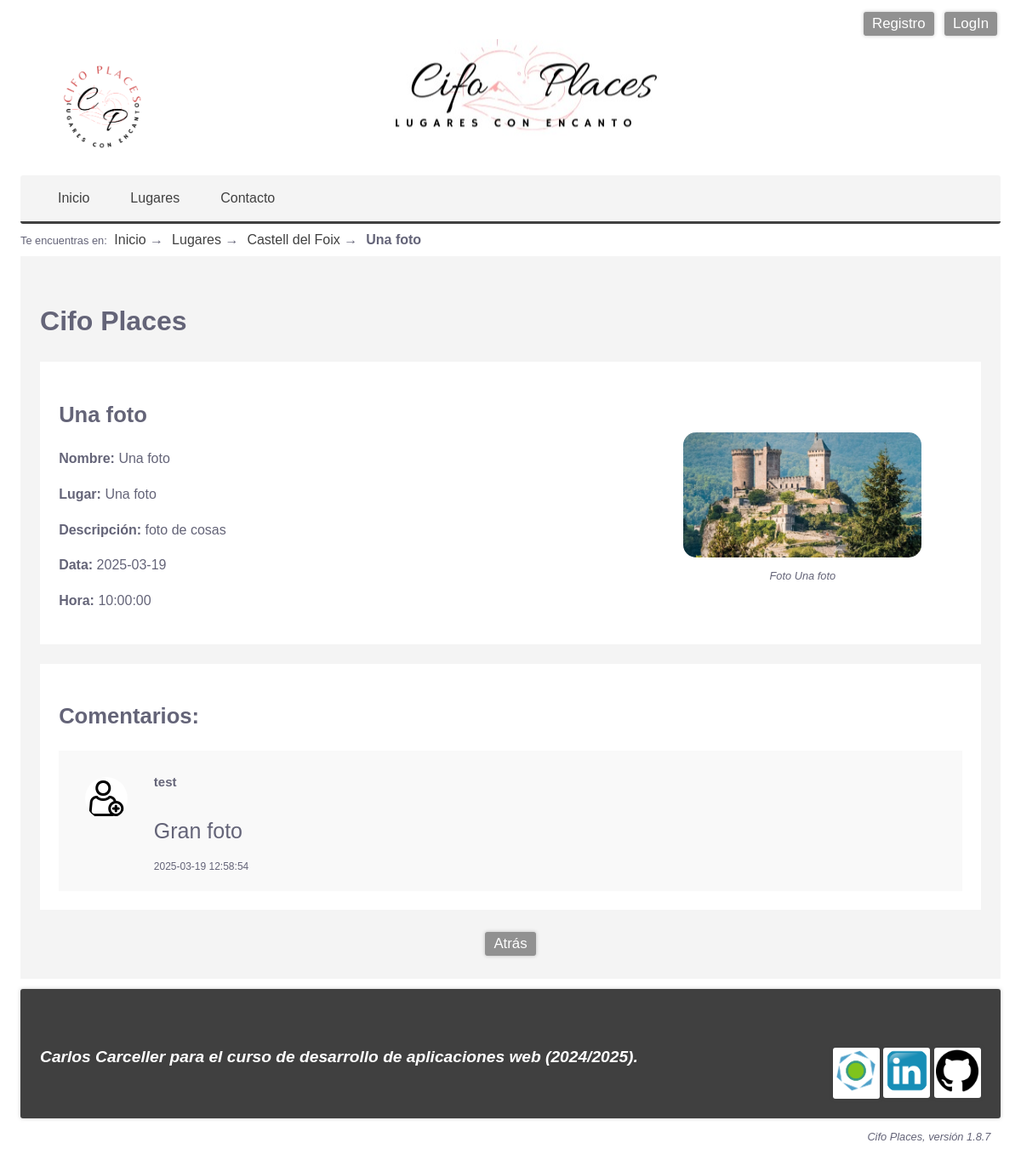
/Photo/show/1, run on the app's committed database.
### tables this page shows
CREATE TABLE photos(
	id INT PRIMARY KEY auto_increment,
    name VARCHAR(128) NOT NULL,
    file VARCHAR(256) NOT NULL,
    alt VARCHAR(256) NOT NULL,
    description TEXT,
    date DATE NULL DEFAULT NULL,
    time TIME NULL DEFAULT NULL,
    iduser INT NULL,
    idplace INT NOT NULL, 
    created_at TIMESTAMP DEFAULT CURRENT_TIMESTAMP,
    updated_at TIMESTAMP NULL DEFAULT NULL ON UPDATE CURRENT_TIMESTAMP,
    
	FOREIGN KEY(iduser) REFERENCES users(id) 
		ON UPDATE CASCADE ON DELETE SET NULL,
    FOREIGN KEY(idplace) REFERENCES places(id) 
		ON UPDATE CASCADE ON DELETE CASCADE    
);

CREATE TABLE users(
	id INT PRIMARY KEY auto_increment,
	displayname VARCHAR(32) NOT NULL,
	email VARCHAR(255) NOT NULL UNIQUE KEY,
	phone VARCHAR(32) NOT NULL UNIQUE KEY,
	password VARCHAR(255) NOT NULL,
	roles VARCHAR(1024) NOT NULL DEFAULT '["ROLE_USER"]',
	templates VARCHAR(1024) NOT NULL DEFAULT '["BASE"]',
	picture VARCHAR(256) DEFAULT NULL,
	created_at TIMESTAMP NOT NULL DEFAULT CURRENT_TIMESTAMP,
	updated_at TIMESTAMP NULL DEFAULT NULL ON UPDATE CURRENT_TIMESTAMP
);

### app/libraries/View.php (called while the page is built, shortened)
<?php
class View{
    private string $name;
    public function __construct(
        string $name      = '',
        array $parameters = []
    ){
        $this->name       = $name;
    }
    public function load(){
        $template = new (TEMPLATE);
        try{
            @require VIEWS_FOLDER."/$this->name.php";
        }catch(Throwable $e){
            $message = DEBUG ?
            "<p>ERROR en la vista <b>".VIEWS_FOLDER."/$this->name.php</b>.</p>
             <p>INFORMACIÓN ADICIONAL: ".$e->getMessage()."</p>" :
             "Error al cargar la página.";
             throw new ViewException($message);
        }
    }
}

### app/http/ViewResponse.php (called while the page is built, shortened)
<?php
class ViewResponse extends Response{
    protected View $view;
    public function __construct(
        string $name,
        array $params       = [],
        int $httpCode       = 200,
        string $status      = 'OK'
    ){
        $this->view = new View($name, $params);
    }
    public function send(){
        $this->view->load();
        die();
    }
}

### public/index.php (called while the page is built, shortened)
<?php
require '../app/autoload.php';
require '../app/helpers/helpers.php';
try{
    switch(strtoupper(APP_TYPE)){
        case 'WEB' :  $response = (new App())->boot();
                      break;
    }
    $response->send();
}catch(Throwable $t){
    $mensaje = DEBUG ?
        'ERROR en el proceso de arranque: '.$t :
        'Se produjo un error, contacte con el administrador '.ADMIN_EMAIL.' si es necesario.';
    abort(500, 'INTERNAL SERVER ERROR', $mensaje, $t)->send();
}

### app/autoload.php (called while the page is built, shortened)
<?php
    function load(string $clase){
        foreach(AUTOLOAD_DIRECTORIES as $directorio){
           $ruta="$directorio/$clase.php";
           if(is_readable($ruta)){
                break;
           }
        }
    }

### app/libraries/Login.php (called while the page is built, shortened)
<?php
class Login{
    private static ?Authenticable $activeUser = NULL;
    public static function init(){
        self::$activeUser = Session::get('user') ??  NULL;
    }
	public static function user():?Authenticable{
	    return self::$activeUser;
	}
	public static function check():bool{
	    return !empty(self::user());
	}
	public static function guest():bool{
	    return empty(self::user());
	}
	public static function isAdmin(string $adminRole = 'ROLE_ADMIN'):bool{
	    return self::$activeUser && self::$activeUser->hasRole($adminRole);
	}
	public static function oneRole(array $roles):bool{
	    return self::user() && self::user()->oneRole($roles);
    }
}

### mvc/models/Model.php (called while the page is built, shortened)
<?php
abstract class Model{
    public static function getTable():string{
        return get_called_class()::$table ?? strtolower(get_called_class()).'s';
    }
    protected static function getJsonFields():array{
        return get_called_class()::$jsonFields ?? [];
    }
    public function parseJsonFields():object{
        $properties = self::getJsonFields();
        return $this;
    }
    public static function find(int $id = 0):?object{
        $table = self::getTable();
        $query = "SELECT * FROM $table WHERE id=$id";
        $entity = (DB_CLASS)::select($query, get_called_class());
        if($entity)
            $entity->parseJsonFields();
        return $entity;
    }
    public static function findOrFail(
        int $id = 0,
        ?string $message = NULL
    ):object{
        $entity = get_called_class()::find($id);
        return $entity;
    }
    public function hasMany(
        string $related,
        string $foreignKey = null,
        string $localKey = 'id'
    ):array{
        $tabla = $related::$table ?? strtolower($related).'s';
        $foreignKey = $foreignKey ?? 'id'.strtolower(get_called_class());
        $consulta = "SELECT * FROM $tabla WHERE $foreignKey = ".$this->$localKey;
        $entities =  (DB_CLASS)::selectAll($consulta, $related);
        return $entities;
    }
    public function belongsTo(
        string $related,
        string $foreignKey = null,
        string $ownerKey = 'id'
    ):?object{
        $tabla = $related::$table ?? strtolower($related).'s';
        $foreignKey = $foreignKey ?? 'id'.strtolower($related);
        $consulta="SELECT * FROM $tabla WHERE $ownerKey = ".($this->$foreignKey ?? 'NULL');
        $entity = (DB_CLASS)::select($consulta, $related);
        if($entity)
            $entity->parseJsonFields();
        return $entity;
    }
}

### app/libraries/DBMysqli.php (called while the page is built, shortened)
<?php
class DBMysqli extends DB{
    private static $conexion = null;
    public static function get():object{
        if(!self::$conexion){
            try{
                self::$conexion = @new mysqli(DB_HOST, DB_USER, DB_PASS, DB_NAME, DB_PORT);
            }catch(Throwable $e){
                $message = "No se pudo conectar con la Base de datos. ";
                if(DEBUG)
                    $message .= "Revisa la configuración: ".DB_HOST.', '.DB_USER.', *******, '.DB_NAME.', '.DB_PORT;
                throw new DatabaseException($message);
            }
        }
        return self::$conexion;
    }
    public static function query(string $consulta){
        try{
            $resultado = self::get()->query($consulta);
            return $resultado;
        }catch(Throwable $e){
            if(DEBUG){
                $mensaje = "<p>ERROR EN LA CONSULTA:</p>";
                $mensaje .= "<p><b>$consulta</b></p>";
                $mensaje .= "<p>".self::get()->error."</p>";
                throw new SQLException($mensaje);
            }else
                throw new SQLException('ERROR al realizar la operación sobre la base de datos.');
        }
    }
    public static function select(
        string $consulta,
        string $class = 'stdClass'
    ):?object{
        $resultado = self::query($consulta);
        $objeto = $resultado->fetch_object($class);
        return $objeto;
    }
    public static function selectAll(
        string $consulta,
        string $class='stdClass'
    ):array{
        $resultados = self::query($consulta);
        $objetos = [];
        while($r = $resultados->fetch_object($class))
            $objetos[] = $r;
        return $objetos;
    }
}

### mvc/controllers/PhotoController.php (called while the page is built, shortened)
<?php
class PhotoController extends Controller{
    public function show(int $id=0){
        $photo = Photo::findOrFail($id, "No se encontró la foto indicada.");
        $comments = $photo->hasMany('V_comment');
        $place = $photo->belongsTo('Place');
        $user= $photo->belongsTo('User');
        return view('photo/show',[
            'photo'     => $photo,
            'comments'  => $comments,
            'user'      => $user,
            'place'     => $place
        ]);
    }
}

### app/core/App.php (called while the page is built, shortened)
<?php
class App extends Kernel{
    public function boot():Response{
        try{
            $url = request()->get('url') ?? NULL;
            $url = $url ? explode('/', rtrim($url, '/')) : [];
            $controller = empty($url[0]) ?
                DEFAULT_CONTROLLER :
                ucfirst(strtolower(array_shift($url))).'Controller';
            $method = empty($url[0]) ?
                DEFAULT_METHOD :
                strtolower(array_shift($url));
            $controllerInstance = new $controller();
            return $controllerInstance->$method(...$url);
        }catch(NotIdentifiedException $e){
            Session::set('_pending_operation', '/'.request()->get('url'));
            return redirect('/Login');
        }catch(Throwable $t){
            $mensaje = DEBUG ?
                (new DebugInformation($t, $controller, $method, $url))->toHtml() :
                "No se pudo realizar la operación solicitada.";
            if(LOG_ERRORS)
                Log::addMessage(ERROR_LOG_FILE, get_class($t), $t->getMessage());
            if(DB_ERRORS)
                AppError::new(get_class($t), $t->getMessage());
            return abort(500, 'INTERNAL SERVER ERROR', $mensaje, $t);
        }
    }
}

### mvc/views/photo/show.php (the view, shortened to what this page needs)
 <!DOCTYPE html>
<html lang="es">
	<head>
		<?= $template->css() ?>
	</head>
	<body>
		<?= $template->login() ?>
		<?= $template->header('Foto') ?>
		<?= $template->menu() ?>
		<?= $template->breadCrumbs([
		    'Lugares'=>'/Place/list/',
		    $place->name=>"/Place/show/".$place->id,
		    $photo->name=>NULL
		]) ?>
		<main>
    		<h1><?= APP_NAME ?></h1>
    		<section id="detalles" class="flex-container gap2">
    			<div class="flex2">
    			<h2><?=$photo->name?></h2>
    			<p><b>Nombre:</b>		<?=$photo->name?></p>
    			<p><b>Lugar:</b>		<?=$photo->alt?></p>
    			<p><b>Descripción:</b>	<?=$photo->description?></p>
    			<p><b>Data:</b>			<?=$photo->date?></p>
    			<p><b>Hora:</b>			<?=$photo->time?>
    			</div>
    			<figure class="flex1 centrado p2">
        			<img src="<?=FOTO_IMAGE_FOLDER.'/'.($photo->file ?? DEFAULT_FOTO_IMAGE)?>"
        				class="cover enlarge-image" alt="Foto del usuario <?=$photo->alt?>">
        			<figcaption>Foto <?="$photo->name"?></figcaption>
        		</figure>
    		</section>
    		<section>
                <h2>Comentarios:</h2>
                <?php if (!empty($comments)) { ?>
                    <div class="comments-container">
                        <?php foreach ($comments as $comment) { ?>
                            <div class="comment">
                                <figure class="comment-avatar">
                                    <img src="<?= USER_IMAGE_FOLDER . '/' . ($comment->userpicture ?? DEFAULT_USER_IMAGE) ?>" alt="Imagen de <?= $user->displayname ?>">
                                </figure>
                                <div class="comment-content">
                                    <p class="comment-author"><?= $comment->username ?></p>
                                    <p class="comment-text"><?= $comment->text ?></p>
                                    <p class="comment-date"><?= $comment->created_at ?></p>
                                </div>
                            </div>
                        <?php } ?>
                    </div>
                <?php } else { ?>
                    <p class="no-comments">No hay comentarios aún. ¡Sé el primero en comentar!</p>
                <?php } ?>
            </section>
    		<div class="centrado">
    			<a class="button" onclick="history.back()">Atrás</a>
    		</div>
		</main>
		<?= $template->footer() ?>
		<?= $template->version() ?>
	</body>
</html>

### public/css/base.css (style rules this page uses)
:root { --primary-bg-color: rgb(60, 100, 160); --primary-font-color: rgb(255, 255, 255); --primary-soft-color: rgb(120, 160, 220); --secondary-bg-color: rgb(60, 160, 100); --secondary-font-color: rgb(255, 255, 255); --secondary-soft-color: rgb(100, 200, 140); --shadow-color: rgba(60, 60, 60, 0.3); --font-shadow-color: rgba(0, 0, 0, 0.3); --bg-color: white; --font-color: rgb(100, 100, 120); --border-color: rgb(200, 200, 200); --a-color: rgb(60, 100, 180); --main-bg-color: rgb(250, 250, 253); --th-bg-color: rgb(60, 100, 160); --th-font-color: rgb(255, 255, 255); --td-odd-bg-color: rgb(255, 255, 255); --td-even-bg-color: rgb(245, 245, 250); --tfoot-bg-color: rgb(160, 180, 220); --tfoot-font-color: rgb(255, 255, 255); --form-bg-color: rgb(255, 255, 255); --input-bg-color: rgb(250, 250, 250); --footer-bg-color: rgba(255, 255, 255, 0.85); --modal-bg-color: rgba(120, 120, 120, 0.85); --success-bg-color: rgb(180, 250, 180); --success-font-color: #363; --success-btn-color: rgb(60, 180, 60); --success-btn-hover-color: rgb(110, 250, 110); --warning-bg-color: rgb(250, 250, 180); --warning-font-color: rgb(150, 120, 0); --warning-btn-color: rgb(220, 210, 10); --warning-btn-hover-color: rgb(230, 230, 80); --danger-bg-color: rgb(250, 180, 180); --danger-font-color: #753; --danger-btn-color: rgb(180, 60, 60); --danger-btn-hover-color: rgb(250, 120, 120); --code-color: rgb(50, 50, 200); --min-width: 280px; }
* { box-sizing: border-box; margin: 0; padding: 0; }
.flex-container { display: flex; align-items: center; justify-content: space-between; gap: 20px; }
.flex-container>section, .flex-container>div, .flex-container>figure { min-width: var(--min-width); }
.flex1 { flex:1 }
.flex2 { flex:2 }
.gap2 { gap: 2% }
.centrado, .centered { text-align: center }
.p2 { padding: 2% }
h1, h2, h3 { margin-top: 1.10em; margin-bottom: 0.9em; }
h1 { font-size: 2em; }
h2 { font-size: 1.6em; }
h2, h3 { margin: 1.6em 0 1em; padding: 0; }
h2:first-child, h3:first-child { margin: 1em 0; }
p { margin: 1.1em 0; line-height: 1.5em; }
a { text-decoration: none; cursor: pointer; color: #404040; }
.button, .button-light, .button-success, .button-warning, .button-danger { display: inline-block; white-space: nowrap; color: white; font: caption; font-size: 1.05em; padding: 4px 10px; margin: 4px; border: none; border-radius: 3px; cursor: pointer; box-shadow: 0 0px 4px var(--shadow-color); }
.button { background:rgb(145, 145, 145); }
figure { text-align: center; padding: 2%; }
figure img { width: 96%; border-radius: 15px; }
figcaption { font-size: 0.8rem; font-style: italic; }
.flex2 { border-radius: 3px; }
.comments-container { display: flex; flex-direction: column; gap: 1rem; margin-top: 1rem; }
.comment { display: flex; align-items: flex-start; background: #f9f9f9; padding: 10px; }
.comment-avatar img { width: 50px; height: 50px; border-radius: 50%; object-fit: cover; margin-right: 10px; }
.comment-content { flex-grow: 1; }
.comment-author { font-weight: bold; margin-bottom: 5px; font-size: 15px; }
.comment-text { margin-bottom: 10px; font-size: 25px; }
.comment-date { margin-bottom: 10px; font-size: 12px; }
.cover { width: 100%; max-width: 280px; max-height: 400px; margin: 10px; }
html { background-color: var(--bg-color); }
body { color: var(--font-color); padding: 10px 2%; font-family: arial, verdana, helvetica; width: 100%; margin: 0px auto 20px auto; }
section { background-color: var(--bg-color); padding: 2%; margin: 2% 0%; }
section h2 { margin: 0 0 1rem 0; }
main { padding: 2%; margin: 0 0 1%; background-color: #f4f4f4; }
.enlarge-image { cursor: pointer; }

### public/css/base_phone.css (style rules this page uses)
body { margin: 0; padding: 0; width: 100%; }

### public/css/base_printer.css (style rules this page uses)
* { color: #006 !important; border:none; }
main .flex-container { display: initial; }
body { width: 100%; border:none; box-shadow: none; margin: 0px; padding: 0px; }
main { border: none; padding: 0px; }
p { margin-bottom: 1.2rem; }

### data on the page
photos: name "Una foto", alt "Una foto", description "foto de cosas", date "2025-03-19", time "10:00:00", file (picture)
users: displayname (placeholder picture)

### other printed values
$miga "Inicio"
$miga "Lugares"
$miga "Castell del Foix"
$miga "Una foto"
APP_NAME "Cifo Places"
$comment->username "test"
$comment->text "Gran foto"
$comment->created_at "2025-03-19 12:58:54"
